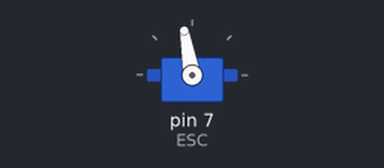
This sketch was run on a simulated Arduino Uno, built with avr-gcc and run on an emulated ATmega328P. On the bench: servo. What the sketch prints to the serial monitor is not drawn.

Above: at 0.1 s.
Timing chart, 0 to 1.6 s (numbered marks = the images above):
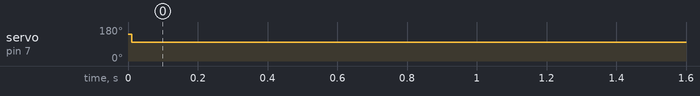

Measured:
- by itself, servo on pin 7 (ESC): 141° → 100° at 0.01 s

The sketch:

ESCServoTimer2.ino
```cpp
#include<ServoTimer2.h>

ServoTimer2 ESC; //Crear un objeto de clase servo


void setup()
{
  Serial.begin(9600);
 //Asignar un pin al ESC
 ESC.attach(7);

 //Activar el ESC
 ESC.write(2000); //1000 = 1ms
 Serial.println("beep bop madafaka");
 //Cambia el 1000 anterior por 2000 si
 //tu ESC se activa con un pulso de 2ms
 delay(10); //Esperar 5 segundos para hacer la activacion
 ESC.write(0);
 Serial.println("Se queda quieto y al loop");

}


void loop()
{
  int vel=100;//2550 es 0V y 0 es a tope de puto power
  Serial.print("velocidad="); Serial.println(vel);
ESC.write(vel);
}
```
